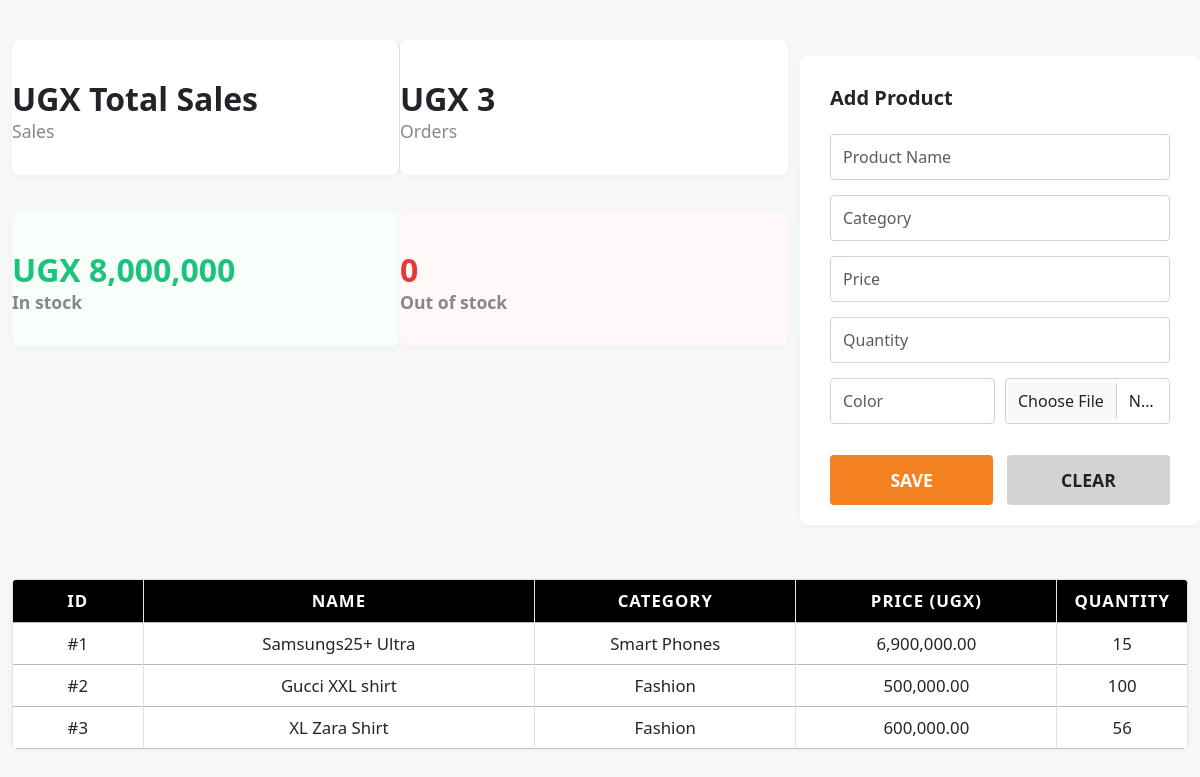
The page / on the database its author committed.
### home/models.py (models this page shows, shortened)
class Product(models.Model):
    CATEGORY_CHOICES = [
        ('Smart Phones', 'Smart Phones'),
        ('Fashion', 'Fashion'),
        ('Interior Design', 'Interior Design'),
        ('Laptops', 'Laptops'),
    ]
    custom_id = models.CharField(max_length=10, unique=True, blank=True, null=True)
    name = models.CharField(max_length=255)
    category = models.CharField(max_length=100, choices=CATEGORY_CHOICES)
    price = models.DecimalField(max_digits=12, decimal_places=2)
    quantity = models.IntegerField()
    color = models.CharField(max_length=50, blank=True, null=True)
    image = models.ImageField(upload_to='products/', blank=True, null=True)
    created_at = models.DateTimeField(auto_now_add=True)

### home/views.py (the view)
# urls.py: path('', views.dashboard, name='dashboard'),
def dashboard(request):
    products = Product.objects.all()
    total_sales = products.aggregate(total=Sum('price'))['total'] or 0
    total_orders = products.count()
    in_stock_value = products.aggregate(stock_value=Sum('price'))['stock_value'] or 0
    out_of_stock = products.filter(quantity=0).count()
    if request.method == "POST":
        form = ProductForm(request.POST, request.FILES)
        if form.is_valid():
            form.save()
    else:
        form = ProductForm()
    context = {
        'products': products,
        'total_sales': total_sales,
        'total_orders': total_orders,
        'in_stock_value': in_stock_value,
        'out_of_stock': out_of_stock,
        'form': form,
    }
    return render(request, "dashboard.html", context)

### home/forms.py
class ProductForm(forms.ModelForm):
    name = forms.CharField(widget=forms.TextInput(attrs={'class': 'form-control', 'placeholder': 'Product Name'}))
    category = forms.CharField(widget=forms.TextInput(attrs={'class': 'form-control', 'placeholder': 'Category'}))
    price = forms.DecimalField(widget=forms.NumberInput(attrs={'class': 'form-control', 'placeholder': 'Price'}))
    quantity = forms.IntegerField(widget=forms.NumberInput(attrs={'class': 'form-control', 'placeholder': 'Quantity'}))
    color = forms.CharField(widget=forms.TextInput(attrs={'class': 'form-control', 'placeholder': 'Color'}))
    image = forms.ImageField(widget=forms.FileInput(attrs={'class': 'form-control'}))
    class Meta:
        model = Product
        fields = ['name', 'category', 'price', 'quantity', 'color', 'image']

### home/templates/dashboard.html (shortened to what this page needs)
{% extends 'base.html' %}
{% load humanize %}
{% block content %}
<div class="container-fluid" style="background: #f7f8fa; min-height: 100vh; padding-top: 40px;">
    <div class="row mb-4">
        <div class="col-lg-8">
            <div class="row g-0">
                <div class="col-md-6">
                    <div class="summary-card border-end">
                        <h3>UGX Total Sales</h3>
                        <p>Sales</p>
                    </div>
                </div>
                <div class="col-md-6">
                    <div class="summary-card">
                        <h3>UGX {{ total_orders|intcomma }}</h3>
                        <p>Orders</p>
                    </div>
                </div>
            </div>
            <div class="row g-0 mt-3">
                <div class="col-md-6">
                    <div class="summary-card summary-green" style="background: #f8fffa;">
                        <h3>UGX {{ in_stock_value|intcomma }}</h3>
                        <p>In stock</p>
                    </div>
                </div>
                <div class="col-md-6">
                    <div class="summary-card summary-red" style="background: #fff8f8;">
                        <h3>{{ out_of_stock }}</h3>
                        <p>Out of stock</p>
                    </div>
                </div>
            </div>
        </div>
        <div class="col-lg-4 d-flex align-items-start justify-content-center">
            <div class="add-product-card mt-0 mt-lg-3">
                <h5 class="mb-4" style="font-weight: 700;">Add Product</h5>
                <form action=""  method="post" enctype="multipart/form-data">
                    <div class="mb-2">
                        {{ form.name }}
                    </div>
                    <div class="mb-2">
                        {{ form.category }}
                    </div>
                    <div class="mb-2">
                        {{ form.price }}
                    </div>
                    <div class="mb-2">
                        {{ form.quantity }}
                    </div>
                    <div class="form-row mb-3">
                        <div style="flex:1;">
                            {{ form.color }}
                        </div>
                        {% if form.image %}
                        <div style="flex:1;">
                            {{ form.image }}
                        </div>
                        {% endif %}
                    </div>
                    <div class="d-flex justify-content-between">
                        <button type="submit" class="btn save-btn">SAVE</button>
                        <button type="reset" class="btn clear-btn">CLEAR</button>
                    </div>
                </form>
            </div>
        </div>
    </div>
    <div class="row mt-2">
        <div class="col-12">
            <table class="table table-bordered product-table text-center align-middle">
                <thead>
                    <tr>
                        <th style="width: 10%;">ID</th>
                        <th style="width: 30%;">NAME</th>
                        <th style="width: 20%;">CATEGORY</th>
                        <th style="width: 20%;">PRICE (UGX)</th>
                        <th style="width: 10%;">QUANTITY</th>
                    </tr>
                </thead>
                <tbody>
                    {% for product in products %}
                    <tr>
                        <td>#{{ product.id }}</td>
                        <td>{{ product.name }}</td>
                        <td>{{ product.category }}</td>
                        <td>{{ product.price|intcomma }}</td>
                        <td>{{ product.quantity }}</td>
                    </tr>
                    {% empty %}
                    <tr>
                        <td colspan="5">No products available</td>
                    </tr>
                    {% endfor %}
                </tbody>
            </table>
        </div>
    </div>
</div>
{% endblock content %}

### home/templates/base.html (shortened to what this page needs)
<!DOCTYPE html>
<html lang="en">
<head>
    <link href="https://cdn.jsdelivr.net/npm/bootstrap@5.3.0/dist/css/bootstrap.min.css" rel="stylesheet">
</head>
<body>
    {% block content %}
    {% endblock content %}
</body>
</html>

### home/templates/base.html (style rules this page uses)
body { background-color: #f5f5f5; }
.container-fluid { padding-top: 2rem; padding-bottom: 2rem; }
.table th { font-size: 0.875rem; font-weight: 600; color: #6c757d; border-top: none; }
.table td { font-size: 0.875rem; vertical-align: middle; }
.form-control { border-radius: 4px; padding: 0.75rem 1rem; border: 1px solid #ced4da; }
.btn { padding: 0.75rem 1.5rem; border-radius: 4px; font-weight: 500; }

### home/templates/dashboard.html (style rules this page uses)
.summary-card { border-radius: 8px; background: #fff; box-shadow: 0 2px 8px rgba(0,0,0,0.04); padding: 40px 0 30px 0; margin-bottom: 20px; min-height: 120px; display: flex; flex-direction: column; justify-content: center; }
.summary-card h3 { font-weight: 700; font-size: 2rem; margin-bottom: 0; }
.summary-card p { color: #888; margin-bottom: 0; font-size: 1.1rem; }
.summary-green { color: #1bc47d; font-weight: 700; }
.summary-red { color: #e53935; font-weight: 700; }
.add-product-card { background: #fff; border-radius: 8px; box-shadow: 0 2px 8px rgba(0,0,0,0.04); padding: 30px 30px 20px 30px; min-width: 400px; }
.save-btn { background-color: #f58220; color: #fff; font-weight: 700; border: none; width: 48%; font-size: 1.1rem; }
.clear-btn { background-color: #d3d3d3; color: #222; font-weight: 700; border: none; width: 48%; font-size: 1.1rem; }
.product-table th, .product-table td { vertical-align: middle !important; font-size: 1.05rem; }
.product-table th { background: #000; color: #fff; font-weight: 700; text-transform: uppercase; letter-spacing: 1px; }
.product-table td { background: #fff; }
.product-table tr { border-bottom: 1px solid #bbb; }
.product-table { margin-top: 30px; background: #fff; border-radius: 6px; overflow: hidden; box-shadow: 0 2px 8px rgba(0,0,0,0.04); }
.form-control, .form-select { border-radius: 4px; font-size: 1rem; margin-bottom: 15px; padding: 10px 12px; }
.form-row { display: flex; gap: 10px; }

### rows shown on the page
Product: id "1", name "Samsungs25+ Ultra", category "Smart Phones", price "6,900,000.00", quantity "15"
Product: id "2", name "Gucci XXL shirt", category "Fashion", price "500,000.00", quantity "100"
Product: id "3", name "XL Zara Shirt", category "Fashion", price "600,000.00", quantity "56"

### other values the page prints
{{ total_orders|intcomma }} "3"
{{ in_stock_value|intcomma }} "8,000,000"
{{ out_of_stock }} "0"
